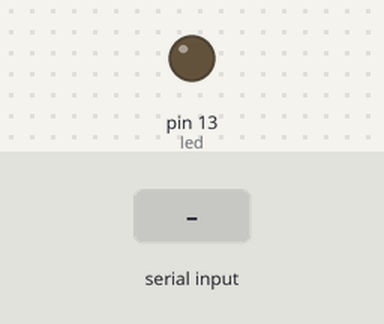
The sketch below on a simulated Arduino Uno, built with avr-gcc and run on an emulated ATmega328P. Parts: output pins drawn as LEDs (lit = HIGH). The test bench sets the inputs (shaded band).

Above: at 1.2 s.
1.3 s: "1" received over Serial
At 2.2 s:
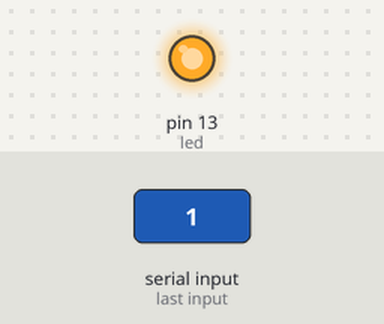
2.8 s: "0" received over Serial
At 3.4 s:
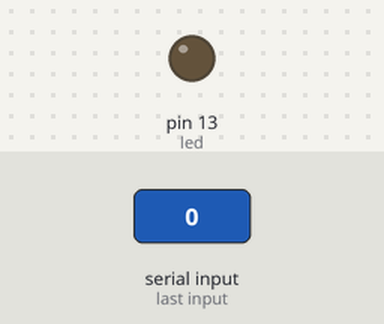
Timing chart, 0 to 5.8 s (numbered marks = the images above; inputs shaded):
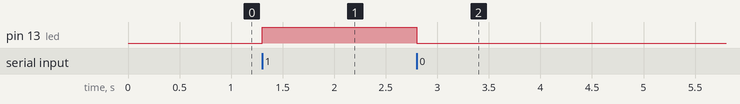

The sketch:

ArduinoInput.ino
```cpp
//Base class for reading serial input. In this example, the led lights up if it is reading input.

int led = 13;

void setup() {
  // put your setup code here, to run once:
  Serial.begin(9600);
  pinMode(led, OUTPUT);
}

void loop() {
  if (Serial.available() > 0) {
    switch(Serial.read())
    {
      case '1': digitalWrite(led, HIGH);
        break;
      case '0': digitalWrite(led, LOW);
        break;
      default: break;
    }
  }

}
```

Measured:
- after the input at 1.3 s, pin 13 (led): LOW → HIGH at once
- after the input at 2.8 s, pin 13 (led): HIGH → LOW at once
